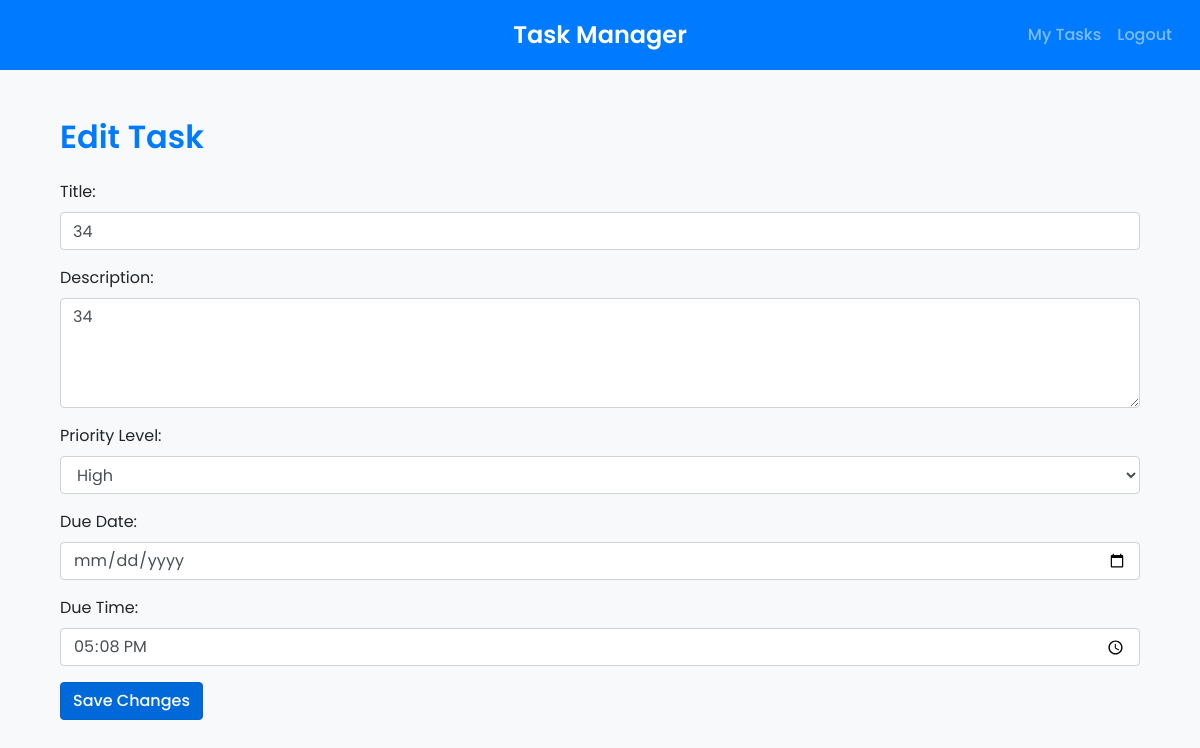
Page /task/edit/3 (signed in) on the committed database.
### app.py (models this page shows)
class Task(Model):
    title = CharField()
    description = CharField()
    due_date = DateTimeField()
    priority = CharField()
    assigned_to = ForeignKeyField(User, backref='tasks')  # Link task to a user
    completed = BooleanField(default=False) # type: ignore
    class Meta:
        database = db

### app.py (the view, shortened to what this page needs)
@app.route('/task/edit/<int:task_id>', methods=['GET', 'POST'])
@login_required
def edit_task(task_id):
    task = Task.get_or_none(Task.id == task_id)
    if not task or task.assigned_to.id != current_user.id:
        flash("Task not found or access denied.", "danger")
        return redirect(url_for('list_user_tasks'))
    return render_template('edit_task.html', task=task)

### app.py (called while the page is built)
@login_manager.user_loader
def load_user(user_id):
    return User.get_or_none(User.id == int(user_id))

### templates/edit_task.html (shortened to what this page needs)
{% extends "base.html" %}
{% block content %}
<div class="container mt-5">
    <h2>Edit Task</h2>
    <form action="{{ url_for('edit_task', task_id=task.id) }}" method="POST" class="mt-4">
        <div class="form-group">
            <label for="title">Title:</label>
            <input type="text" name="title" class="form-control" value="{{ task.title }}" required>
        </div>
        <div class="form-group">
            <label for="description">Description:</label>
            <textarea name="description" class="form-control" rows="4" required>{{ task.description }}</textarea>
        </div>
        <div class="form-group">
            <label for="priority">Priority Level:</label>
            <select name="priority" class="form-control" required>
                <option value="High" {% if task.priority == 'High' %}selected{% endif %}>High</option>
            </select>
        </div>
        <div class="form-group">
            <label for="due_date">Due Date:</label>
            <input type="date" name="due_date" class="form-control" value="{{ task.due_date.strftime('%Y-%m-%d') }}" required>
        </div>
        <div class="form-group">
            <label for="due_time">Due Time:</label>
            <input type="time" name="due_time" class="form-control" value="{{ task.due_date.strftime('%H:%M') }}" required>
        </div>
        <button type="submit" class="btn btn-primary">Save Changes</button>
    </form>
</div>
{% endblock %}

### static/styles.css (style rules this page uses)
body { font-family: 'Poppins',sans-serif; background-color: #f8f9fa; }
h1, h2, h3, h4, h5, h6 { font-family: 'Poppins', sans-serif; font-weight: 600; }
h2, h5 { color: #007bff; font-size: 2rem; }
.btn { font-family: 'Poppins', sans-serif; font-weight: 500; }
.btn-primary { background-color: #0069d9; border-color: #0062cc; }

### rows in the picture
Task: title "34", description "34", priority "High", due_time "17:08"
